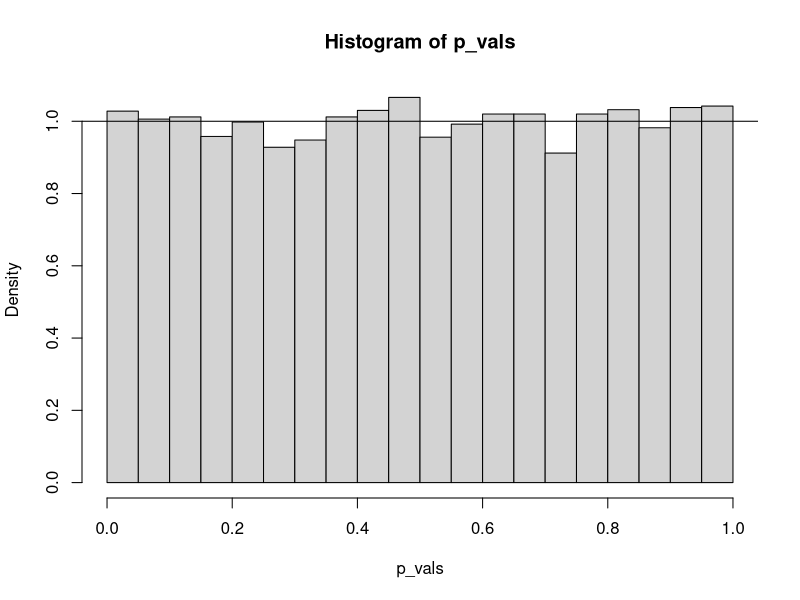
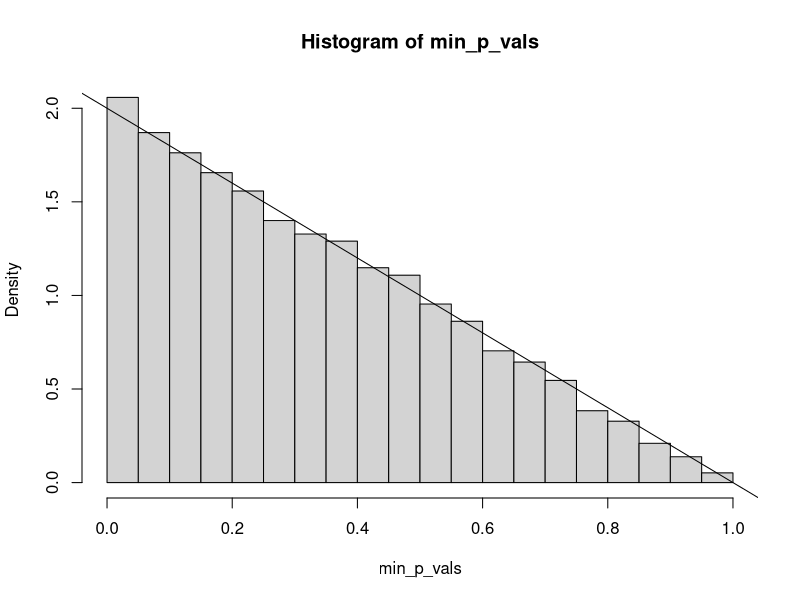
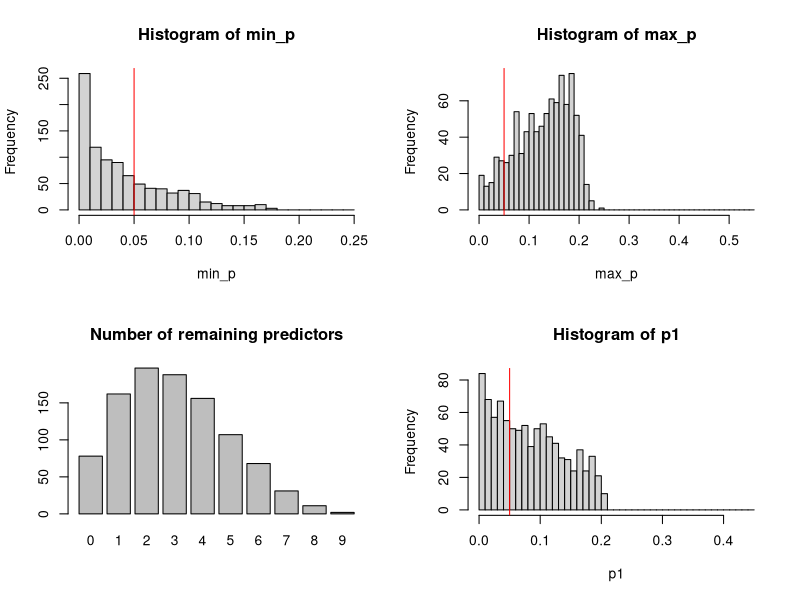

Recreate these plots in R, in order.
## ---- chunk 1
knitr::opts_chunk$set(echo = TRUE)
set.seed(2112)
## ---- chunk 2
library(magrittr) # pipes and `extract` function
library(dplyr)
library(ggplot2)
x <- runif(30, 0, 10)
y <- rnorm(30, 0, 1) # uncorrelated with x - null is true.

summary(lm(y ~ x))$coef[2, 4] # the p-value for x

N <- 10000 # Increase for better results
p_vals <- double(N)
for (i in 1:N){
    y <- rnorm(30, 0, 1)
    p_vals[i] <- summary(lm(y ~ x))$coef[2, 4]
}
## ---- chunk 3
hist(p_vals, freq = FALSE)
abline(h = 1) # theoretical pdf
## ---- chunk 4
N <- 10000
min_p_vals <- double(N)
for (i in 1:N){
    yxx <- data.frame(x1 = runif(30), x2 = runif(30), y = rnorm(30))
    p_vals <- summary(lm(y ~ ., data = yxx))$coef[-1, 4]
    max_p <- which.max(p_vals) # to be removed
    min_p_vals[i] <- summary(lm(y ~ ., data = yxx[, -max_p]))$coef[2, 4]
}
## ---- chunk 5
hist(min_p_vals, freq = FALSE)
abline(a = 2, b = -2) # Theoretical pdf
## ---- chunk 6
N <- 1000 # This will take a while
min_p <- double(N)
max_p <- double(N)
p1 <- double(N)
num_signif <- double(N)

t0 <- Sys.time()
for (i in 1:N){
    # First columns is y, the rest are x1...x20
    bigdf <- matrix(data = rnorm(30 * 11), nrow = 30, ncol = 11)
    names(bigdf) <- c("y", paste("x", 1:10))
    bigdf <- as.data.frame(bigdf)

    # Regress y against everything
    newmod <- step(lm(y ~ ., data = bigdf), trace = 0)

    # Extract the p-values
    mycoefs <- summary(newmod)$coef[-1, 4]
    num_signif[i] <- length(mycoefs)
    min_p[i] <- min(mycoefs)
    max_p[i] <- max(mycoefs)
    p1[i] <- mycoefs[1] # should be representative of p-values
}
Sys.time() - t0
## ---- chunk 7
par(mfrow = c(2, 2))
hist(min_p, breaks = seq(0, 0.25, 0.01))
abline(v = 0.05, col = "red")
hist(max_p, breaks = seq(0, 0.55, 0.01))
abline(v = 0.05, col = "red")
barplot(table(num_signif), main = "Number of remaining predictors")
hist(p1, breaks = seq(0, 0.45, 0.01))
abline(v = 0.05, col = "red")
